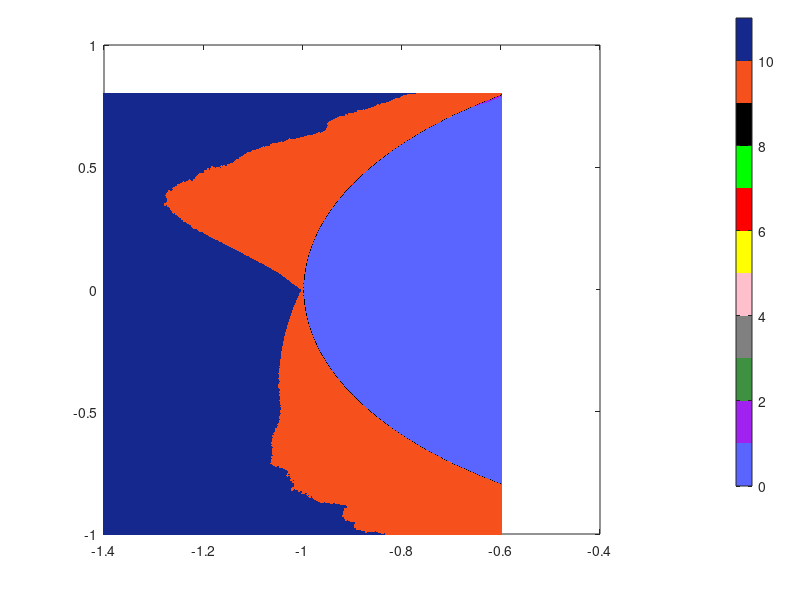

Write the MATLAB code that produced this figure. (Note: this script raises an error after producing the figure.)

load('datasqrt21+0.5i.mat');
figure;
% set(gcf,'color','w');
[A_mesh, B_mesh] = meshgrid(A, B);
A_col = reshape(A_mesh, [], 1);
B_col = reshape(B_mesh, [], 1);
C1 = cat(2, A_col, B_col);
C2 = C1';

for i = 1 : 11
    switch i    
        case 1
            plot(C2(1, :), C2(2, :), '.', 'color',[0.0784 0.1569 0.5529]); hold on;                      
        case 2
            plot(P1(1, :), P1(2, :), '.', 'color', [90/255 100/255 255/255]);   hold on;                              
        case 3                                                                     
           plot(P2(1, :), P2(2, :), '.', 'color', [0.63 0.13 0.94 ]);hold on;  
%         case 4
%            plot(P3(1, :), P3(2, :), '.', 'color', [0.24 0.57 0.25]);hold on;  
        case 5
           plot(P4(1, :), P4(2, :), '.', 'color', [0.5 0.5 0.5]);hold on;  
        case 6
            plot(P5(1, :), P5(2, :), '.', 'color', [1 0.75 0.8]);hold on;  
        case 7
           plot(P6(1, :), P6(2, :), '.', 'color', 'y');hold on;  
        case 8
            plot(P7(1, :), P7(2, :), '.', 'color', 'r');hold on;  
        case 9
             plot(P8(1, :), P8(2, :), '.', 'color', 'g');hold on;  
        case 10
            plot(MP(1, :), MP(2, :), '.', 'color', 'k');hold on;  
        case 11
            plot(CH(1, :), CH(2, :), '.', 'color', [ 0.965  0.318 0.114]);     hold on;   
    end
end
RGB=[        90/255 100/255 255/255
    0.63 0.13 0.94
     0.24 0.57 0.25
     0.5 0.5 0.5
     1   0.75 0.8  
     1 1 0
     1  0 0 
     0 1 0 
     0 0 0  
      0.965  0.318 0.114
      0.0784 0.1569 0.5529
   ];


% Create and set the colormap

colormap(RGB)
cb = colorbar();
set(cb,'position',[0.92 0.19 .02 0.78])
% Set color labels (one for each row in RGB)
label =[1 2 3 4 5 6 7 8 9 10 11];

caxis([0,numel(label)])
cb.YTick = 0.5 : 1 : numel(label);
labelChar = strsplit(sprintf('%0.2e ',label));
cb.TickLabels = labelChar(1:end-1);
cb.TickLabels = { 'P1',  'P2' ,   'P3' ,  'P4' ,   'P5'  ,  'P6' ,  'P7'  ,  'P8', 'MP','CH','UB'   };
cb.FontSize = 15; 
set(gcf,'Position',[100,100,700,560]);
set(gca,'position',[0.16 0.19 0.75 0.78],'FontName','Times New Roman','FontSize',24,'XTick',-1.25:0.15:-0.55,'YTick',-1:0.4:0.8);
xlabel('\it a_R','FontSize',28,'FontName','Times new roman');
ylabel('\it a_I','FontSize',28,'FontName','Times new roman');
axis([-1.3 -0.6  -1 0.8]);